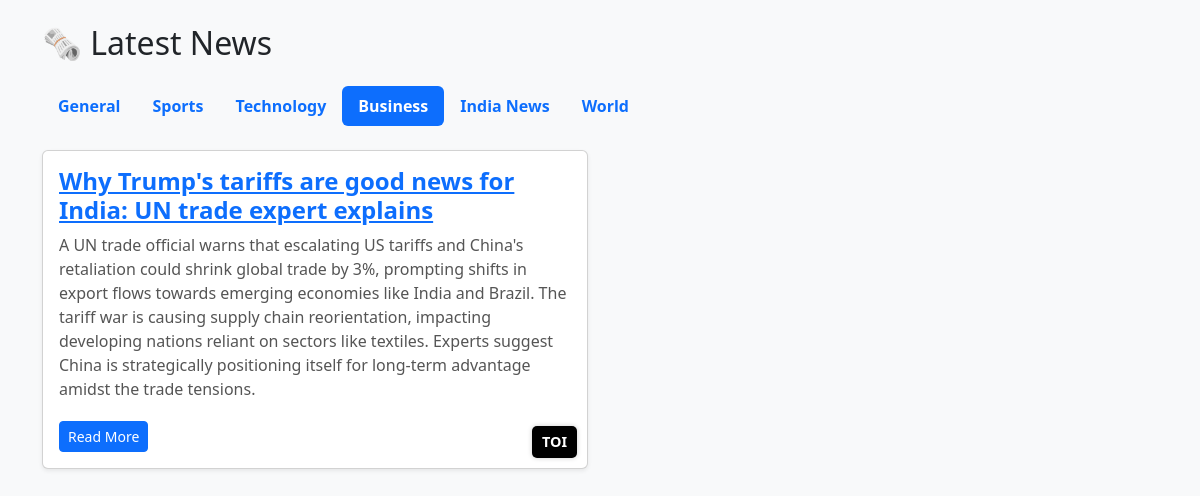
Screenshot of /?category=Business with the database file from the repository.
### core/models.py (models this page shows, shortened)
class NewsArticle(models.Model):
    title = models.CharField(max_length=300)
    summary = models.TextField(blank=True)
    url = models.URLField()
    source = models.CharField(max_length=100)
    category = models.CharField(max_length=100, default="General")
    published_at = models.DateTimeField(auto_now_add=True)

### core/views.py (the view)
# urls.py: 2. Add a URL to urlpatterns:  path('', views.home, name='home')
def home(request):
    category = request.GET.get('category', 'General')
    articles = NewsArticle.objects.filter(category=category).order_by('-published_at')
    return render(request, 'core/home.html', {'articles': articles, 'category': category})

### core/templates/core/home.html (shortened to what this page needs)
<!DOCTYPE html>
<html>
<head>
    <link rel="stylesheet" href="https://cdn.jsdelivr.net/npm/bootstrap@5.3.0/dist/css/bootstrap.min.css">
</head>
<body class="bg-light">
<div class="container py-4">
    <h2 class="mb-4">🗞 Latest News</h2>
    <ul class="nav nav-pills mb-4">
        <li class="nav-item">
            <a class="nav-link {% if category == 'General' %}active{% endif %}" href="?category=General">General</a>
        </li>
        <li class="nav-item">
            <a class="nav-link {% if category == 'Sports' %}active{% endif %}" href="?category=Sports">Sports</a>
        </li>
        <li class="nav-item">
            <a class="nav-link {% if category == 'Technology' %}active{% endif %}" href="?category=Technology">Technology</a>
        </li>
        <li class="nav-item">
            <a class="nav-link {% if category == 'Business' %}active{% endif %}" href="?category=Business">Business</a>
        </li>
        <li class="nav-item">
            <a class="nav-link {% if category == 'India' %}active{% endif %}" href="?category=India News">India News</a>
        </li>
        <li class="nav-item">
            <a class="nav-link {% if category == 'World' %}active{% endif %}" href="?category=World">World</a>
        </li>
    </ul>
    <div class="row">
        {% for article in articles %}
            {% if article.category == category or category == 'General' %}
                <div class="col-md-6 mb-4">
                    <div class="card shadow-sm">
                        <div class="card-body">
                            <div class="news-source">{{ article.source }}</div>
                            <h5 class="card-title"><a href="{{ article.url }}" target="_blank">{{ article.title }}</a></h5>
                            <p class="summary">{{ article.summary }}</p>
                            <a href="{{ article.url }}" target="_blank" class="btn btn-primary btn-sm">Read More</a>
                        </div>
                    </div>
                </div>
            {% endif %}
        {% endfor %}
    </div>
</div>
</body>
</html>

### core/templates/core/home.html (style rules this page uses)
.news-source { position: absolute; bottom: 10px; right: 10px; font-size: 0.9rem; font-weight: bold; color: #fff; background-color: black; padding: 5px 10px; border-radius: 5px; box-shadow: 0 0 5px rgba(0, 0, 0, 0.2); }
.card-body { position: relative; }
.card-title { font-size: 1.5rem; font-weight: bold; }
.card .btn { margin-top: 10px; }
.summary { font-size: 1rem; color: #555; margin-bottom: 10px; }
.nav-link.active { background-color: #007bff; color: white; }
.nav-pills .nav-link { font-size: 1rem; font-weight: bold; }

### rows the page displays
NewsArticle: source "TOI", title "Why Trump's tariffs are good news for India: UN trade expert explains", summary "A UN trade official warns that escalating US tariffs and China's retaliation could shrink global trade by 3%, prompting shifts in export flows towards emerging economies like India and Brazil. The tariff war is causing supply chain reorientation, impacting developing nations reliant on sectors like textiles. Experts suggest China is strategically positioning itself for long-term advantage amidst the trade tensions."
